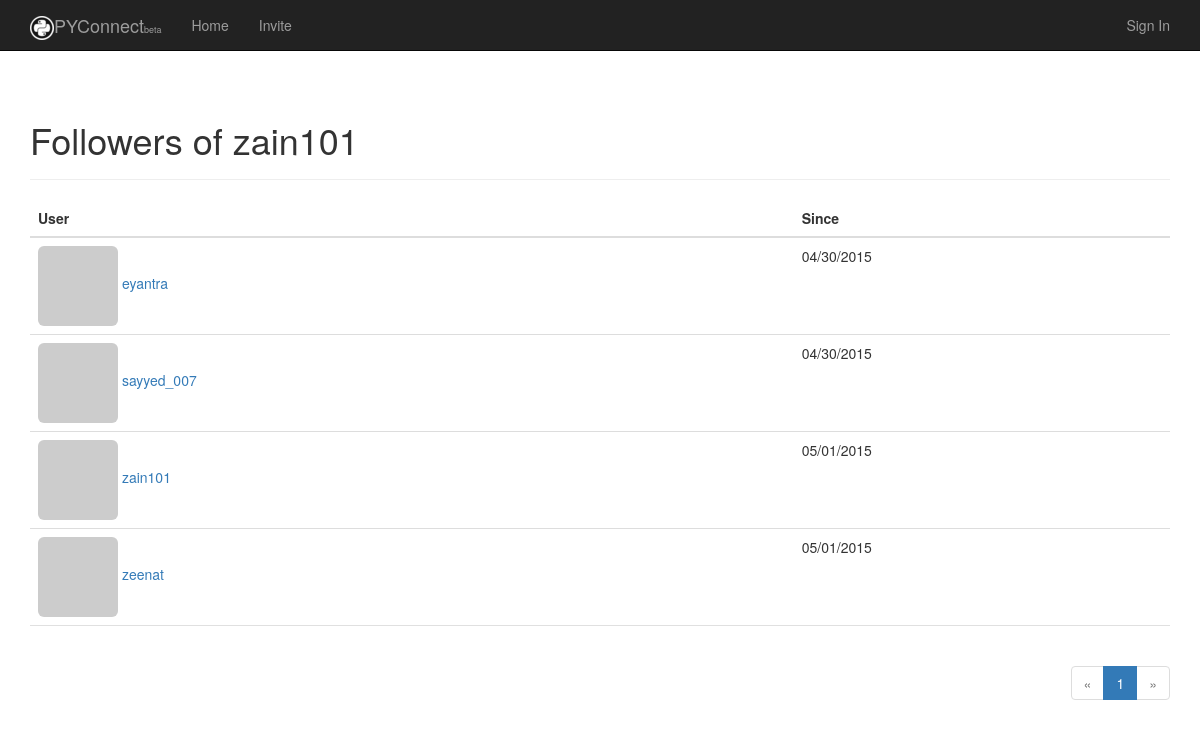
The page /followers/zain101 on the database its author committed.
### app/models.py (models this page shows, shortened)
class User(UserMixin, db.Model):
    __tablename__ = 'users'          # Table names should be plural.
    id = db.Column(db.Integer, primary_key=True)
    email = db.Column(db.String(64), unique=True, index=True)
    username = db.Column(db.String(64), unique=True, index=True)
    password_hash = db.Column(db.String)
    role_id = db.Column(db.Integer, db.ForeignKey('roles.id'))
    confirmed = db.Column(db.Boolean, default=False)
    location = db.Column(db.String(64))
    name = db.Column(db.String(64))
    about_me = db.Column(db.Text)
    member_since = db.Column(db.DateTime(), default=datetime.utcnow)
    last_seen = db.Column(db.DateTime(), default=datetime.utcnow)
    avatar_hash = db.Column(db.String(32))
    posts = db.relationship('Post', backref='author', lazy='dynamic')
    comments = db.relationship('Comment', backref='author', lazy='dynamic')
    '''
    These are the people who follow me
    '''
    followed = db.relationship(
        'Follow',
        foreign_keys=[Follow.follower_id],
        backref=db.backref('follower', lazy='joined'),
        lazy='dynamic',
        cascade='all, delete-orphan')
    '''
    These are people whome I follow
    '''
    followers = db.relationship(
        'Follow',
        foreign_keys=[Follow.followed_id],
        backref=db.backref('followed', lazy='joined'),
        lazy='dynamic',
        cascade='all, delete-orphan'
    )
    @property
    def password(self):
        raise AttributeError('Password is not a readable attribute')
    '''
    The ping method is called every time the request for user is received, by using before_app_request hook
    '''
    def ping(self):
        self.last_seen = datetime.utcnow()
        db.session.add(self)
    '''
    User avatar creation
    '''
    def gravatar(self, size=100, default='identicon', rating='g'):
        if request.is_secure:
            url = 'https://secure.gravatar.com/avatar'
        else:
            url = 'http://www.gravatar.com/avatar'
        hash = self.avatar_hash or  hashlib.md5(self.email.encode('utf-8')).hexdigest()
        return '{url}/{hash}?s={size}&d={default}&r={rating}'.format(url=url, size=size, default=default, rating=rating, hash=hash)
    def follow(self, user):
        if not self.is_following(user):
            f = Follow(follower=self, followed=user)
            db.session.add(f)
    '''
    This method is introduced to correct the values of DB to follow a user to itself
    '''

class Follow(db.Model):
    __tablename__ = 'follows'
    follower_id = db.Column(db.Integer, db.ForeignKey('users.id'), primary_key=True)
    followed_id = db.Column(db.Integer, db.ForeignKey('users.id'), primary_key=True)
    timestamp = db.Column(db.DateTime, default=datetime.utcnow)

### app/main/views.py (the view)
@main.route('/followers/<username>')
def followers(username):
    user = User.query.filter_by(username=username).first()
    if user is None:
        flash('Invalid user')
        return redirect(url_for('.index'))
    page = request.args.get('page', 1, type=int)
    pagination = user.followers.paginate(
        page, per_page = current_app.config['FLASK_FOLLOWERS_PER_PAGE'],
        error_out=False
    )
    follows = [{'user': item.follower, 'timestamp': item.timestamp } for item in pagination.items]
    return render_template('followers.html', user=user, title="Followers of ", endpoint='.followers', pagination=pagination, follows=follows)

### app/auth/views.py (called while the page is built)
@auth.before_app_request
def before_request():
    if current_user.is_authenticated():
        current_user.ping()
        if not current_user.confirmed and request.endpoint[:5] != 'auth.':
            return redirect(url_for('auth.unconfirmed'))

### app/main/__init__.py (called while the page is built)
@main.app_context_processor
def inject_permission():
    return dict(Permission=Permission)

### app/models.py (called while the page is built)
    def can(self, permissions):
        return False

### app/templates/followers.html (shortened to what this page needs)
{% extends "base.html" %}
{% import "_macros.html" as macros %}
{% block page_content %}
<div class="page-header">
    <h1>{{ title }} {{ user.username }}</h1>
</div>
<table class="table table-hover followers table-responsive">
    <thead><tr><th>User</th><th>Since</th></tr></thead>
    {% for follow in follows %}
    <tr>
        <td>
            <a href="{{ url_for('.user', username = follow.user.username) }}">
                <img class="img-rounded" src="{{ follow.user.gravatar(size=32) }}">
                {{ follow.user.username }}
            </a>
        </td>
        <td>{{ moment(follow.timestamp).format('L') }}</td>
    </tr>
    {% endfor %}
</table>
<div class="pagination">
    {{ macros.pagination_widget(pagination, endpoint, username = user.username) }}
</div>
{% endblock %}

### app/static/styles.css (style rules this page uses)
div.pagination { width: 100%; text-align: right; padding: 0px; margin: 0px; }
.table.followers tr { border-bottom: 1px solid #e0e0e0; }

### rows shown on the page
User: username "zain101", user.username "zain101"
User: user.username "eyantra"
Follow: timestamp "04/30/2015"
User: user.username "sayyed_007"
Follow: timestamp "04/30/2015"
Follow: timestamp "05/01/2015"
User: user.username "zeenat"
Follow: timestamp "05/01/2015"

### other values the page prints
{{ title }} "Followers of"
{{ p }} "1"
